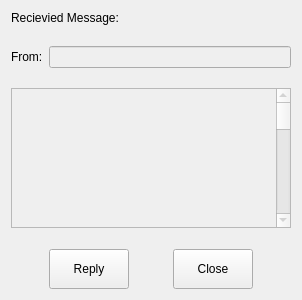
<?xml version="1.0" encoding="UTF-8"?>
<ui version="4.0">
 <class>MessageRecieved</class>
 <widget class="QWidget" name="MessageRecieved">
  <property name="geometry">
   <rect>
    <x>0</x>
    <y>0</y>
    <width>300</width>
    <height>300</height>
   </rect>
  </property>
  <property name="windowTitle">
   <string>MessageRecieved</string>
  </property>
  <property name="styleSheet">
   <string notr="true"/>
  </property>
  <layout class="QVBoxLayout" name="verticalLayout">
   <item>
    <widget class="QLabel" name="tipLabel">
     <property name="enabled">
      <bool>true</bool>
     </property>
     <property name="text">
      <string>Recievied Message:</string>
     </property>
    </widget>
   </item>
   <item>
    <spacer name="verticalSpacer">
     <property name="orientation">
      <enum>Qt::Vertical</enum>
     </property>
     <property name="sizeHint" stdset="0">
      <size>
       <width>20</width>
       <height>13</height>
      </size>
     </property>
    </spacer>
   </item>
   <item>
    <layout class="QHBoxLayout" name="horizontalLayout_2">
     <item>
      <widget class="QLabel" name="label">
       <property name="text">
        <string>From:</string>
       </property>
      </widget>
     </item>
     <item>
      <widget class="QLineEdit" name="numShowArea">
       <property name="enabled">
        <bool>false</bool>
       </property>
      </widget>
     </item>
    </layout>
   </item>
   <item>
    <spacer name="verticalSpacer_3">
     <property name="orientation">
      <enum>Qt::Vertical</enum>
     </property>
     <property name="sizeHint" stdset="0">
      <size>
       <width>20</width>
       <height>13</height>
      </size>
     </property>
    </spacer>
   </item>
   <item>
    <widget class="QTextEdit" name="contentShowArea">
     <property name="enabled">
      <bool>false</bool>
     </property>
     <property name="minimumSize">
      <size>
       <width>280</width>
       <height>140</height>
      </size>
     </property>
     <property name="maximumSize">
      <size>
       <width>280</width>
       <height>140</height>
      </size>
     </property>
     <property name="html">
      <string>&lt;!DOCTYPE HTML PUBLIC &quot;-//W3C//DTD HTML 4.0//EN&quot; &quot;http://www.w3.org/TR/REC-html40/strict.dtd&quot;&gt;
&lt;html&gt;&lt;head&gt;&lt;meta name=&quot;qrichtext&quot; content=&quot;1&quot; /&gt;&lt;style type=&quot;text/css&quot;&gt;
p, li { white-space: pre-wrap; }
&lt;/style&gt;&lt;/head&gt;&lt;body style=&quot; font-family:'Sans'; font-size:10pt; font-weight:400; font-style:normal;&quot;&gt;
&lt;table style=&quot;-qt-table-type: root; margin-top:4px; margin-bottom:4px; margin-left:4px; margin-right:4px;&quot;&gt;
&lt;tr&gt;
&lt;td style=&quot;border: none;&quot;&gt;
&lt;p style=&quot; margin-top:0px; margin-bottom:0px; margin-left:0px; margin-right:0px; -qt-block-indent:0; text-indent:0px;&quot;&gt;&lt;span style=&quot; font-family:'Ubuntu'; font-size:11pt;&quot;&gt;&lt;br /&gt;&lt;/span&gt;&lt;/p&gt;
&lt;p style=&quot;-qt-paragraph-type:empty; margin-top:0px; margin-bottom:0px; margin-left:0px; margin-right:0px; -qt-block-indent:0; text-indent:0px; font-family:'Ubuntu'; font-size:11pt;&quot;&gt;&lt;/p&gt;
&lt;p style=&quot; margin-top:0px; margin-bottom:0px; margin-left:0px; margin-right:0px; -qt-block-indent:0; text-indent:0px;&quot;&gt;&lt;span style=&quot; font-family:'Ubuntu'; font-size:11pt;&quot;&gt;&lt;br /&gt;&lt;/span&gt;&lt;/p&gt;
&lt;p style=&quot;-qt-paragraph-type:empty; margin-top:0px; margin-bottom:0px; margin-left:0px; margin-right:0px; -qt-block-indent:0; text-indent:0px; font-family:'Ubuntu'; font-size:11pt;&quot;&gt;&lt;/p&gt;
&lt;p style=&quot; margin-top:0px; margin-bottom:0px; margin-left:0px; margin-right:0px; -qt-block-indent:0; text-indent:0px;&quot;&gt;&lt;span style=&quot; font-family:'Ubuntu'; font-size:11pt;&quot;&gt;&lt;br /&gt;&lt;/span&gt;&lt;/p&gt;
&lt;p style=&quot;-qt-paragraph-type:empty; margin-top:0px; margin-bottom:0px; margin-left:0px; margin-right:0px; -qt-block-indent:0; text-indent:0px; font-family:'Ubuntu'; font-size:11pt;&quot;&gt;&lt;/p&gt;
&lt;p style=&quot; margin-top:0px; margin-bottom:0px; margin-left:0px; margin-right:0px; -qt-block-indent:0; text-indent:0px;&quot;&gt;&lt;span style=&quot; font-family:'Ubuntu'; font-size:11pt;&quot;&gt;&lt;br /&gt;&lt;/span&gt;&lt;/p&gt;
&lt;p style=&quot;-qt-paragraph-type:empty; margin-top:0px; margin-bottom:0px; margin-left:0px; margin-right:0px; -qt-block-indent:0; text-indent:0px; font-family:'Ubuntu'; font-size:11pt;&quot;&gt;&lt;/p&gt;
&lt;p style=&quot; margin-top:0px; margin-bottom:0px; margin-left:0px; margin-right:0px; -qt-block-indent:0; text-indent:0px;&quot;&gt;&lt;span style=&quot; font-family:'Ubuntu'; font-size:11pt;&quot;&gt;&lt;br /&gt;&lt;/span&gt;&lt;/p&gt;
&lt;p style=&quot;-qt-paragraph-type:empty; margin-top:0px; margin-bottom:0px; margin-left:0px; margin-right:0px; -qt-block-indent:0; text-indent:0px; font-family:'Ubuntu'; font-size:11pt;&quot;&gt;&lt;/p&gt;
&lt;p style=&quot; margin-top:0px; margin-bottom:0px; margin-left:0px; margin-right:0px; -qt-block-indent:0; text-indent:0px;&quot;&gt;&lt;span style=&quot; font-family:'Ubuntu'; font-size:11pt;&quot;&gt;&lt;br /&gt;&lt;/span&gt;&lt;/p&gt;
&lt;p style=&quot;-qt-paragraph-type:empty; margin-top:0px; margin-bottom:0px; margin-left:0px; margin-right:0px; -qt-block-indent:0; text-indent:0px; font-family:'Ubuntu'; font-size:11pt;&quot;&gt;&lt;/p&gt;
&lt;p style=&quot; margin-top:0px; margin-bottom:0px; margin-left:0px; margin-right:0px; -qt-block-indent:0; text-indent:0px;&quot;&gt;&lt;span style=&quot; font-family:'Ubuntu'; font-size:11pt;&quot;&gt;&lt;br /&gt;&lt;/span&gt;&lt;/p&gt;
&lt;p style=&quot;-qt-paragraph-type:empty; margin-top:0px; margin-bottom:0px; margin-left:0px; margin-right:0px; -qt-block-indent:0; text-indent:0px; font-family:'Ubuntu'; font-size:11pt;&quot;&gt;&lt;/p&gt;
&lt;p style=&quot; margin-top:0px; margin-bottom:0px; margin-left:0px; margin-right:0px; -qt-block-indent:0; text-indent:0px;&quot;&gt;&lt;span style=&quot; font-family:'Ubuntu'; font-size:11pt;&quot;&gt;&lt;br /&gt;&lt;/span&gt;&lt;/p&gt;
&lt;p style=&quot;-qt-paragraph-type:empty; margin-top:0px; margin-bottom:0px; margin-left:0px; margin-right:0px; -qt-block-indent:0; text-indent:0px; font-family:'Ubuntu'; font-size:11pt;&quot;&gt;&lt;/p&gt;
&lt;p style=&quot; margin-top:0px; margin-bottom:0px; margin-left:0px; margin-right:0px; -qt-block-indent:0; text-indent:0px;&quot;&gt;&lt;span style=&quot; font-family:'Ubuntu'; font-size:11pt;&quot;&gt;&lt;br /&gt;&lt;/span&gt;&lt;/p&gt;
&lt;p style=&quot;-qt-paragraph-type:empty; margin-top:0px; margin-bottom:0px; margin-left:0px; margin-right:0px; -qt-block-indent:0; text-indent:0px; font-family:'Ubuntu'; font-size:11pt;&quot;&gt;&lt;/p&gt;
&lt;p style=&quot; margin-top:0px; margin-bottom:0px; margin-left:0px; margin-right:0px; -qt-block-indent:0; text-indent:0px;&quot;&gt;&lt;span style=&quot; font-family:'Ubuntu'; font-size:11pt;&quot;&gt;&lt;br /&gt;&lt;/span&gt;&lt;/p&gt;
&lt;p style=&quot;-qt-paragraph-type:empty; margin-top:0px; margin-bottom:0px; margin-left:0px; margin-right:0px; -qt-block-indent:0; text-indent:0px; font-family:'Ubuntu'; font-size:11pt;&quot;&gt;&lt;/p&gt;
&lt;p style=&quot; margin-top:0px; margin-bottom:0px; margin-left:0px; margin-right:0px; -qt-block-indent:0; text-indent:0px;&quot;&gt;&lt;span style=&quot; font-family:'Ubuntu'; font-size:11pt;&quot;&gt;&lt;br /&gt;&lt;/span&gt;&lt;/p&gt;
&lt;p style=&quot;-qt-paragraph-type:empty; margin-top:0px; margin-bottom:0px; margin-left:0px; margin-right:0px; -qt-block-indent:0; text-indent:0px; font-family:'Ubuntu'; font-size:11pt;&quot;&gt;&lt;/p&gt;
&lt;p style=&quot; margin-top:0px; margin-bottom:0px; margin-left:0px; margin-right:0px; -qt-block-indent:0; text-indent:0px;&quot;&gt;&lt;span style=&quot; font-family:'Ubuntu'; font-size:11pt;&quot;&gt;&lt;br /&gt;&lt;/span&gt;&lt;/p&gt;
&lt;p style=&quot;-qt-paragraph-type:empty; margin-top:0px; margin-bottom:0px; margin-left:0px; margin-right:0px; -qt-block-indent:0; text-indent:0px; font-family:'Ubuntu'; font-size:11pt;&quot;&gt;&lt;/p&gt;
&lt;p style=&quot; margin-top:0px; margin-bottom:0px; margin-left:0px; margin-right:0px; -qt-block-indent:0; text-indent:0px;&quot;&gt;&lt;span style=&quot; font-family:'Ubuntu'; font-size:11pt;&quot;&gt;&lt;br /&gt;&lt;/span&gt;&lt;/p&gt;
&lt;p style=&quot;-qt-paragraph-type:empty; margin-top:0px; margin-bottom:0px; margin-left:0px; margin-right:0px; -qt-block-indent:0; text-indent:0px; font-family:'Ubuntu'; font-size:11pt;&quot;&gt;&lt;/p&gt;
&lt;p style=&quot; margin-top:0px; margin-bottom:0px; margin-left:0px; margin-right:0px; -qt-block-indent:0; text-indent:0px;&quot;&gt;&lt;span style=&quot; font-family:'Ubuntu'; font-size:11pt;&quot;&gt;&lt;br /&gt;&lt;/span&gt;&lt;/p&gt;
&lt;p style=&quot;-qt-paragraph-type:empty; margin-top:0px; margin-bottom:0px; margin-left:0px; margin-right:0px; -qt-block-indent:0; text-indent:0px; font-family:'Ubuntu'; font-size:11pt;&quot;&gt;&lt;/p&gt;
&lt;p style=&quot; margin-top:0px; margin-bottom:0px; margin-left:0px; margin-right:0px; -qt-block-indent:0; text-indent:0px;&quot;&gt;&lt;span style=&quot; font-family:'Ubuntu'; font-size:11pt;&quot;&gt;&lt;br /&gt;&lt;/span&gt;&lt;/p&gt;&lt;/td&gt;&lt;/tr&gt;&lt;/table&gt;&lt;/body&gt;&lt;/html&gt;</string>
     </property>
    </widget>
   </item>
   <item>
    <spacer name="verticalSpacer_2">
     <property name="orientation">
      <enum>Qt::Vertical</enum>
     </property>
     <property name="sizeHint" stdset="0">
      <size>
       <width>20</width>
       <height>13</height>
      </size>
     </property>
    </spacer>
   </item>
   <item>
    <layout class="QHBoxLayout" name="horizontalLayout">
     <item>
      <spacer name="horizontalSpacer_3">
       <property name="orientation">
        <enum>Qt::Horizontal</enum>
       </property>
       <property name="sizeHint" stdset="0">
        <size>
         <width>18</width>
         <height>20</height>
        </size>
       </property>
      </spacer>
     </item>
     <item>
      <widget class="QPushButton" name="replyButton">
       <property name="enabled">
        <bool>true</bool>
       </property>
       <property name="minimumSize">
        <size>
         <width>0</width>
         <height>40</height>
        </size>
       </property>
       <property name="text">
        <string>Reply</string>
       </property>
      </widget>
     </item>
     <item>
      <spacer name="horizontalSpacer_2">
       <property name="orientation">
        <enum>Qt::Horizontal</enum>
       </property>
       <property name="sizeHint" stdset="0">
        <size>
         <width>18</width>
         <height>20</height>
        </size>
       </property>
      </spacer>
     </item>
     <item>
      <widget class="QPushButton" name="closeButton">
       <property name="minimumSize">
        <size>
         <width>0</width>
         <height>40</height>
        </size>
       </property>
       <property name="text">
        <string>Close</string>
       </property>
      </widget>
     </item>
     <item>
      <spacer name="horizontalSpacer">
       <property name="orientation">
        <enum>Qt::Horizontal</enum>
       </property>
       <property name="sizeHint" stdset="0">
        <size>
         <width>18</width>
         <height>20</height>
        </size>
       </property>
      </spacer>
     </item>
    </layout>
   </item>
  </layout>
 </widget>
 <resources/>
 <connections>
  <connection>
   <sender>closeButton</sender>
   <signal>clicked()</signal>
   <receiver>MessageRecieved</receiver>
   <slot>close()</slot>
   <hints>
    <hint type="sourcelabel">
     <x>165</x>
     <y>214</y>
    </hint>
    <hint type="destinationlabel">
     <x>224</x>
     <y>199</y>
    </hint>
   </hints>
  </connection>
 </connections>
</ui>
